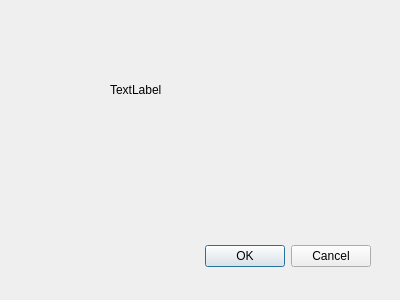
<?xml version="1.0" encoding="UTF-8"?>
<ui version="4.0">
 <class>About</class>
 <widget class="QDialog" name="About">
  <property name="geometry">
   <rect>
    <x>0</x>
    <y>0</y>
    <width>400</width>
    <height>300</height>
   </rect>
  </property>
  <property name="windowTitle">
   <string>Dialog</string>
  </property>
  <widget class="QDialogButtonBox" name="buttonBox">
   <property name="geometry">
    <rect>
     <x>30</x>
     <y>240</y>
     <width>341</width>
     <height>32</height>
    </rect>
   </property>
   <property name="orientation">
    <enum>Qt::Horizontal</enum>
   </property>
   <property name="standardButtons">
    <set>QDialogButtonBox::Cancel|QDialogButtonBox::Ok</set>
   </property>
  </widget>
  <widget class="QWidget" name="verticalLayoutWidget">
   <property name="geometry">
    <rect>
     <x>110</x>
     <y>50</y>
     <width>160</width>
     <height>80</height>
    </rect>
   </property>
   <layout class="QVBoxLayout" name="verticalLayout">
    <item>
     <widget class="QLabel" name="label">
      <property name="text">
       <string>TextLabel</string>
      </property>
     </widget>
    </item>
   </layout>
  </widget>
 </widget>
 <resources/>
 <connections>
  <connection>
   <sender>buttonBox</sender>
   <signal>accepted()</signal>
   <receiver>About</receiver>
   <slot>accept()</slot>
   <hints>
    <hint type="sourcelabel">
     <x>248</x>
     <y>254</y>
    </hint>
    <hint type="destinationlabel">
     <x>157</x>
     <y>274</y>
    </hint>
   </hints>
  </connection>
  <connection>
   <sender>buttonBox</sender>
   <signal>rejected()</signal>
   <receiver>About</receiver>
   <slot>reject()</slot>
   <hints>
    <hint type="sourcelabel">
     <x>316</x>
     <y>260</y>
    </hint>
    <hint type="destinationlabel">
     <x>286</x>
     <y>274</y>
    </hint>
   </hints>
  </connection>
 </connections>
</ui>
